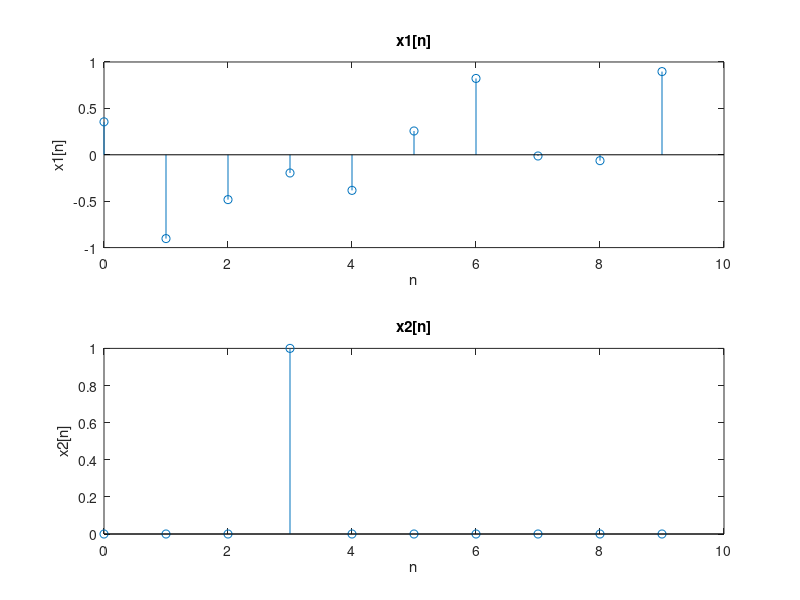

This figure's MATLAB source:
n=0:9;
x1=randn(1,10);
x2=[0,0,0,1,0,0,0,0,0,0];
disp(x1);
disp(x2);

figure
subplot(2,1,1)
stem(n,x1);
title("x1[n]")
xlabel('n')
ylabel('x1[n]')

subplot(2,1,2)
stem(n,x2);
title("x2[n]")
xlabel('n')
ylabel('x2[n]')


